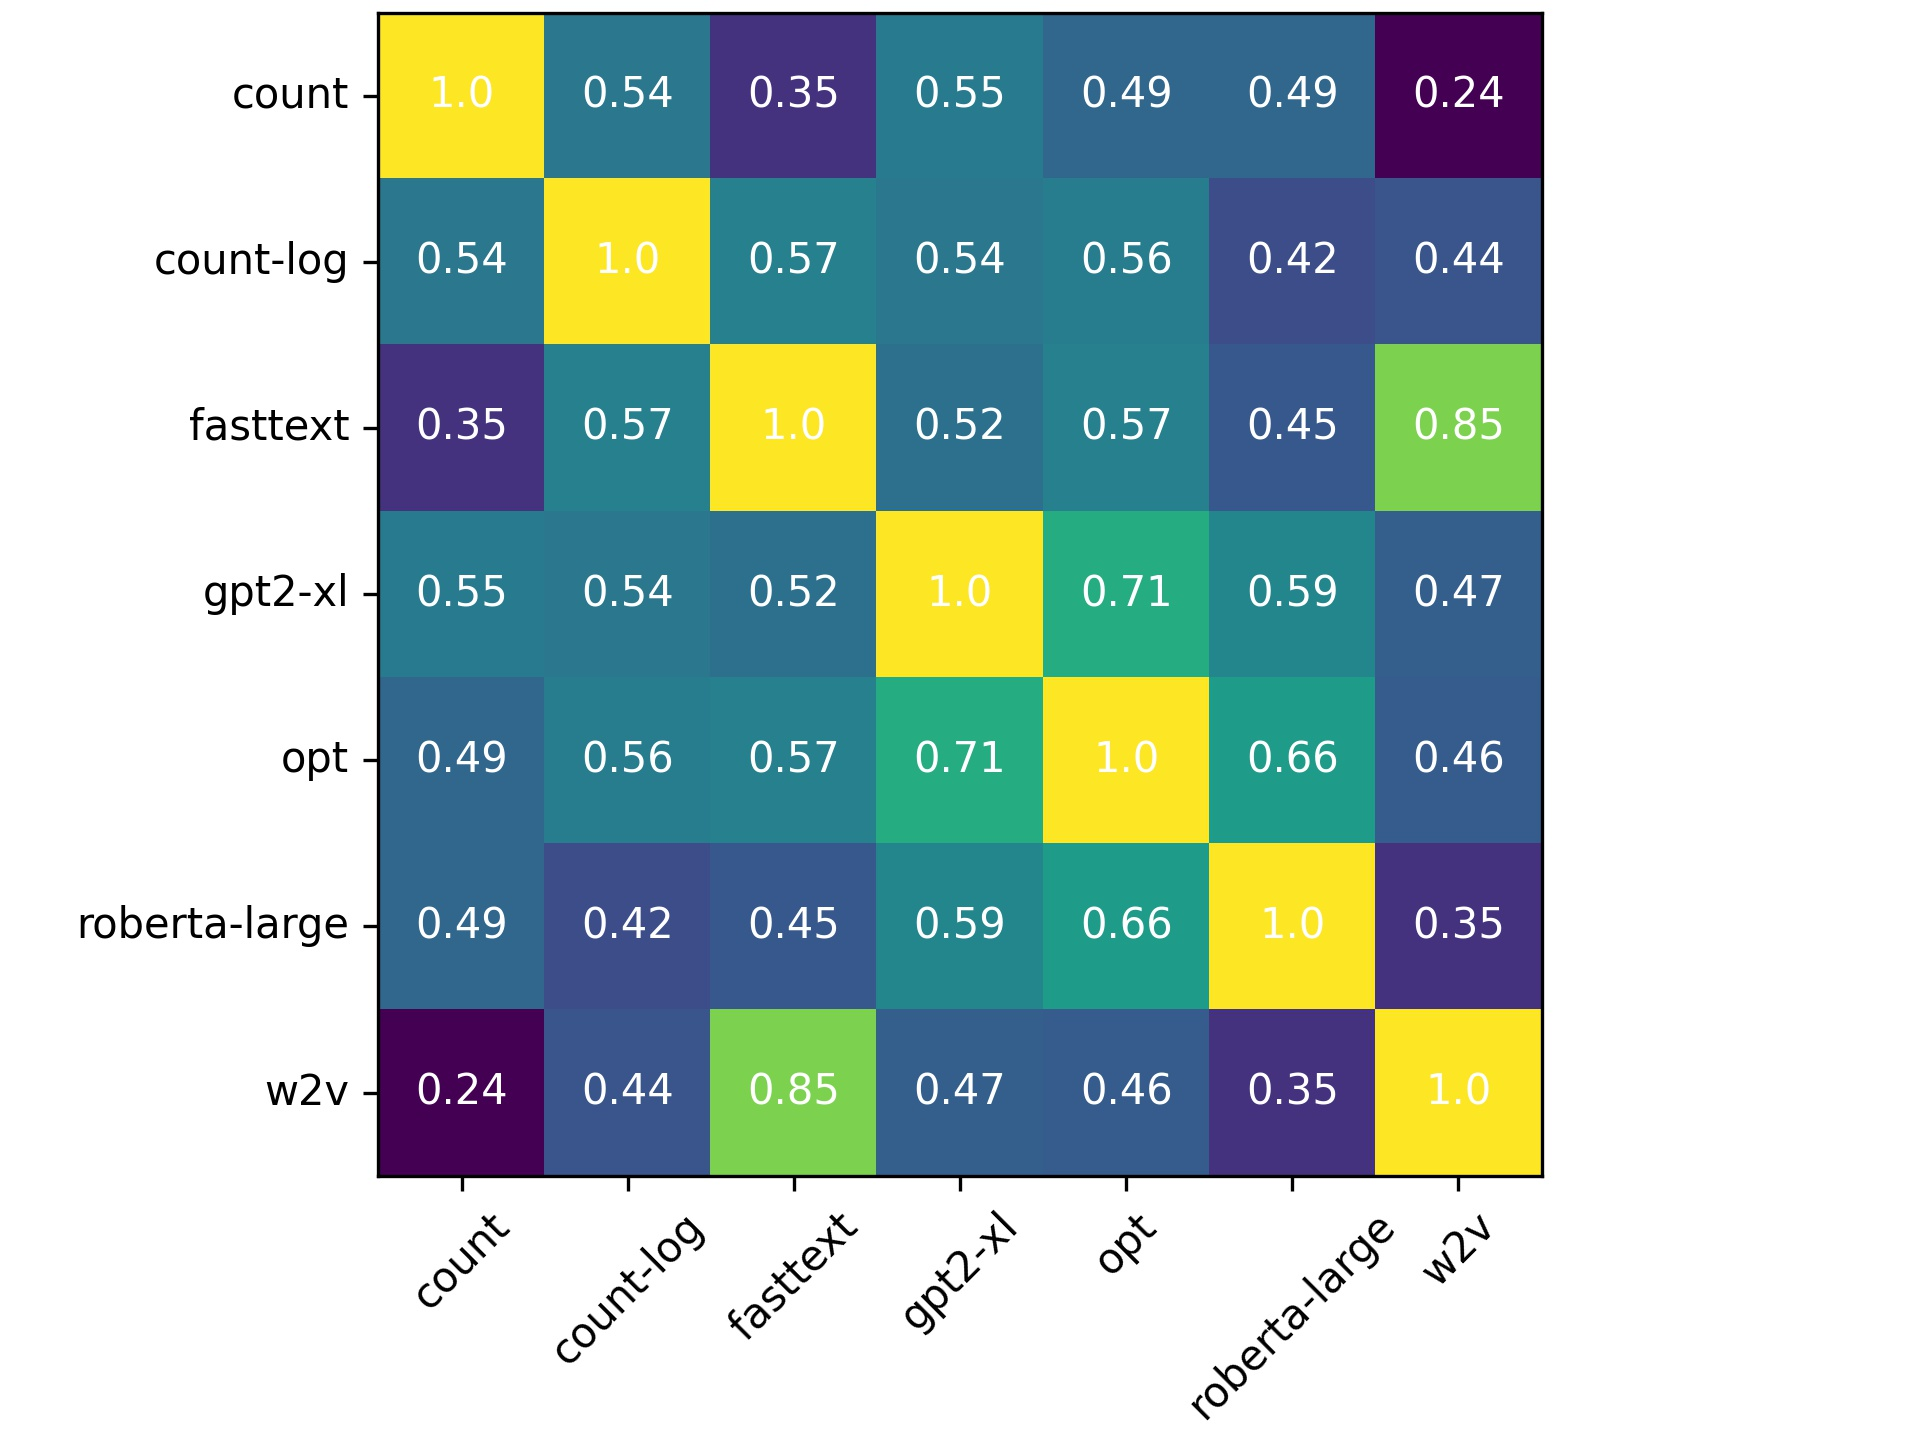

This chart was generated by the following Python code:
import matplotlib
import numpy
import os
import scipy

from matplotlib import pyplot
from scipy import stats

folder = 'vectors'

data = dict()
for f in os.listdir(folder):
    with open(os.path.join(folder, f)) as i:
        vecs = [l.strip().split('\t') for l in i.readlines()][1:]
        assert len(vecs) == 100
        vecs = {l[0] : numpy.array(l[1:], dtype=numpy.float64) for l in vecs}
        key = f.split('_')[0].strip()
        data[key] = vecs

### pairwise similarities
sims = {key : [scipy.stats.pearsonr(v_one, v_two)[0] for k_one, v_one in model_data.items() for k_two, v_two in model_data.items() if k_one!=k_two] for key, model_data in data.items()}
corrs = [[round(scipy.stats.pearsonr(sims[simz_one], sims[simz_two])[0], 2) for simz_two in sorted(sims.keys())] for simz_one in sorted(sims.keys())]
fig, ax = pyplot.subplots(constrained_layout=True)
ax.imshow(corrs)
ax.set_xticks(range(len(sims.keys())),)
ax.set_xticklabels(sorted(sims.keys()), ha='center', rotation=45)
ax.set_yticks(range(len(sims.keys())),)
ax.set_yticklabels(sorted(sims.keys()), va='center')
for i in range(len(sims.keys())):
    for i_two in range(len(sims.keys())):
        ax.text(i_two, i, corrs[i][i_two], ha='center', va='center', color='white')
pyplot.savefig('rsa_models.jpg', dpi=300)
